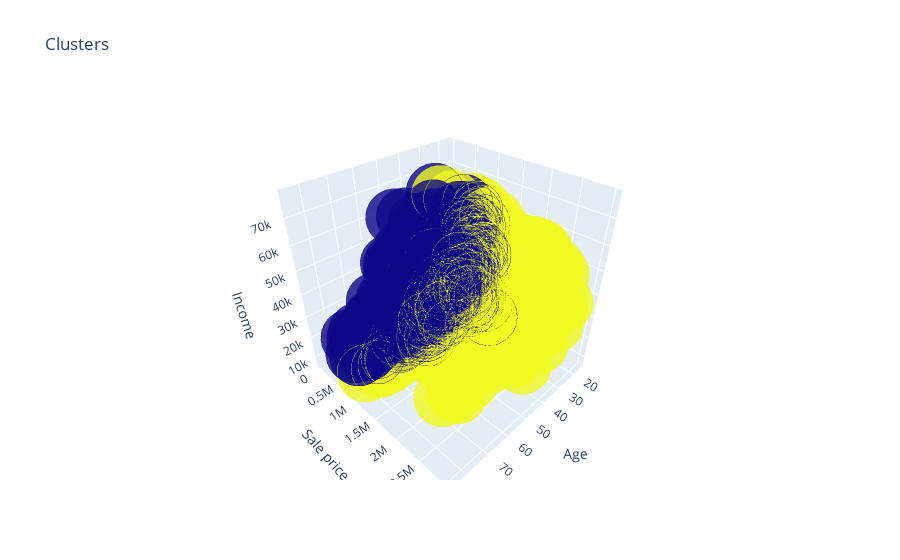

Write notebook code for a chart like this one.
### Code cell
df['label3'] =  labels3
trace1 = go.Scatter3d(
    x= df['Age'],
    y= df['Sold Price'],
    z= df['Income'],
    mode='markers',
     marker=dict(
        color = df['label3'], 
        size= 20,
        line=dict(
            color= df['label3'],
            width= 12
        ),
        opacity=0.8
     )
)
data = [trace1]
layout = go.Layout(
#     margin=dict(
#         l=0,
#         r=0,
#         b=0,
#         t=0
#     )
    title= 'Clusters',
    scene = dict(
            xaxis = dict(title  = 'Age'),
            yaxis = dict(title  = 'Sale price'),
            zaxis = dict(title  = 'Income')
        )
)
fig = go.Figure(data=data, layout=layout)
py.offline.iplot(fig)

### Figure 1 — Plotly figure (JSON) as saved in the notebook; plotly's stock layout.template omitted (floating-point values rounded to 4 significant figures; data arrays with more than 128 entries replaced by an {"elided": "..."} marker saying what was removed)
{"data": [{"marker": {"color": {"elided": "3825 int values"}, "line": {"color": {"elided": "3825 int values"}, "width": 12}, "opacity": 0.8, "size": 20}, "mode": "markers", "type": "scatter3d", "x": {"elided": "3825 int values"}, "y": {"elided": "3825 int values"}, "z": {"elided": "3825 int values"}}], "layout": {"scene": {"xaxis": {"title": {"text": "Age"}}, "yaxis": {"title": {"text": "Sale price"}}, "zaxis": {"title": {"text": "Income"}}}, "title": {"text": "Clusters"}}}
